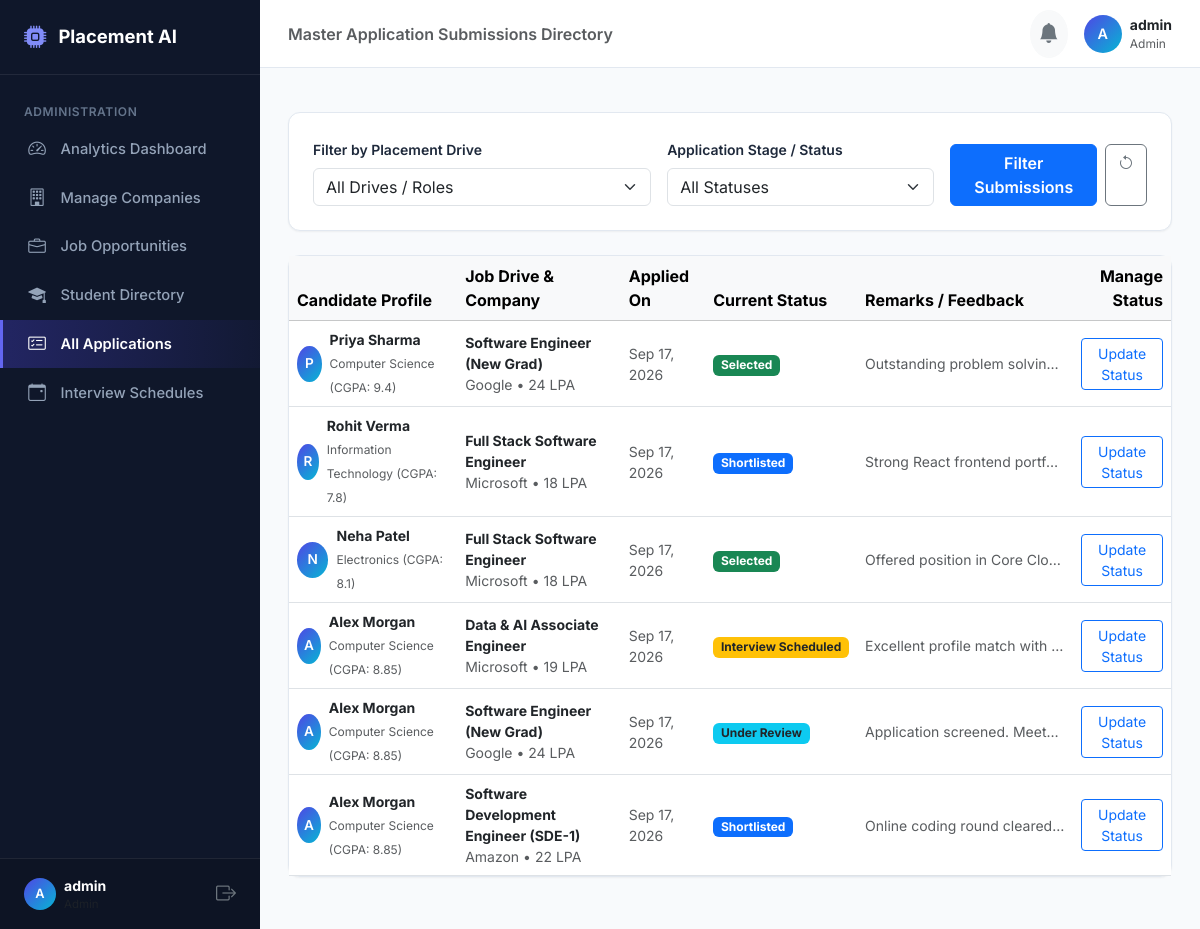
The page /admin/applications (signed in) on the database its author committed.
### models.py (models this page shows, shortened)
class Application(db.Model):
    __tablename__ = 'applications'
    id = db.Column(db.Integer, primary_key=True)
    student_id = db.Column(db.Integer, db.ForeignKey('student_profiles.id', ondelete='CASCADE'), nullable=False)
    job_id = db.Column(db.Integer, db.ForeignKey('jobs.id', ondelete='CASCADE'), nullable=False)
    status = db.Column(db.String(50), nullable=False, default='Applied')
    applied_at = db.Column(db.DateTime, default=datetime.utcnow)
    updated_at = db.Column(db.DateTime, default=datetime.utcnow, onupdate=datetime.utcnow)
    remarks = db.Column(db.String(255), nullable=True)
    interviews = db.relationship('Interview', backref='application', cascade='all, delete-orphan')
    __table_args__ = (
        db.UniqueConstraint('student_id', 'job_id', name='uq_student_job_application'),
    )

class StudentProfile(db.Model):
    __tablename__ = 'student_profiles'
    id = db.Column(db.Integer, primary_key=True)
    user_id = db.Column(db.Integer, db.ForeignKey('users.id', ondelete='CASCADE'), nullable=False, unique=True)
    full_name = db.Column(db.String(120), nullable=False)
    phone = db.Column(db.String(20), nullable=True)
    department = db.Column(db.String(100), nullable=False, default='Computer Science')
    college = db.Column(db.String(150), nullable=False, default='Engineering Institute of Technology')
    graduation_year = db.Column(db.Integer, nullable=False, default=2026)
    cgpa = db.Column(db.Float, nullable=False, default=0.0)
    tenth_pct = db.Column(db.Float, nullable=True)
    twelfth_pct = db.Column(db.Float, nullable=True)
    resume_filename = db.Column(db.String(255), nullable=True)
    resume_extracted_text = db.Column(db.Text, nullable=True)
    placement_status = db.Column(db.String(50), default='Unplaced')  # 'Unplaced', 'Placed', 'Opted Out'
    placed_company = db.Column(db.String(100), nullable=True)
    placed_package = db.Column(db.Float, nullable=True)
    created_at = db.Column(db.DateTime, default=datetime.utcnow)
    updated_at = db.Column(db.DateTime, default=datetime.utcnow, onupdate=datetime.utcnow)
    skills = db.relationship('Skill', backref='student', cascade='all, delete-orphan')
    projects = db.relationship('Project', backref='student', cascade='all, delete-orphan')
    certifications = db.relationship('Certification', backref='student', cascade='all, delete-orphan')
    applications = db.relationship('Application', backref='student', cascade='all, delete-orphan')
    interviews = db.relationship('Interview', backref='student', cascade='all, delete-orphan')

class Job(db.Model):
    __tablename__ = 'jobs'
    id = db.Column(db.Integer, primary_key=True)
    company_id = db.Column(db.Integer, db.ForeignKey('companies.id', ondelete='CASCADE'), nullable=False)
    title = db.Column(db.String(150), nullable=False)
    description = db.Column(db.Text, nullable=False)
    required_skills = db.Column(db.String(255), nullable=False)  # Comma-separated: "Python, SQL, JavaScript"
    min_cgpa = db.Column(db.Float, nullable=False, default=6.0)
    eligible_departments = db.Column(db.String(255), nullable=False, default='Computer Science, Information Technology, Electronics')
    graduation_year = db.Column(db.Integer, nullable=False, default=2026)
    salary_package = db.Column(db.String(50), nullable=False, default='6-8 LPA')
    salary_numeric = db.Column(db.Float, nullable=False, default=6.0)  # Numeric representation in LPA for charts/filtering
    location = db.Column(db.String(120), nullable=False, default='Bangalore')
    deadline = db.Column(db.String(50), nullable=False)  # e.g., '2026-10-15'
    openings = db.Column(db.Integer, nullable=False, default=5)
    is_active = db.Column(db.Boolean, default=True)
    created_at = db.Column(db.DateTime, default=datetime.utcnow)
    applications = db.relationship('Application', backref='job', cascade='all, delete-orphan')
    interviews = db.relationship('Interview', backref='job', cascade='all, delete-orphan')

class Company(db.Model):
    __tablename__ = 'companies'
    id = db.Column(db.Integer, primary_key=True)
    user_id = db.Column(db.Integer, db.ForeignKey('users.id', ondelete='SET NULL'), nullable=True)
    name = db.Column(db.String(120), nullable=False, unique=True)
    logo_url = db.Column(db.String(255), nullable=True)
    industry = db.Column(db.String(100), nullable=False, default='Information Technology')
    location = db.Column(db.String(120), nullable=False, default='Bangalore, India')
    website = db.Column(db.String(255), nullable=True)
    description = db.Column(db.Text, nullable=True)
    recruiter_name = db.Column(db.String(120), nullable=True)
    recruiter_email = db.Column(db.String(120), nullable=True)
    created_at = db.Column(db.DateTime, default=datetime.utcnow)
    jobs = db.relationship('Job', backref='company', cascade='all, delete-orphan')
    interviews = db.relationship('Interview', backref='company', cascade='all, delete-orphan')

### routes/admin.py (the view)
@admin_bp.route('/applications')
@role_required('admin')
def applications():
    status_filter = request.args.get('status', '').strip()
    job_id = request.args.get('job_id', type=int)
    query = Application.query
    if status_filter:
        query = query.filter(Application.status == status_filter)
    if job_id:
        query = query.filter(Application.job_id == job_id)
    all_apps = query.order_by(Application.applied_at.desc()).all()
    all_jobs = Job.query.all()
    return render_template('admin/applications.html',
                           applications=all_apps,
                           jobs=all_jobs,
                           selected_status=status_filter,
                           selected_job=job_id)

### routes/auth.py (called while the page is built, shortened)
def role_required(*roles):
    def decorator(f):
        @wraps(f)
        def decorated_function(*args, **kwargs):
            if 'user_id' not in session:
                flash('Please log in first.', 'warning')
                return redirect(url_for('auth.login'))
            user_role = session.get('user_role')
            return f(*args, **kwargs)
        return decorated_function
    return decorator

### templates/admin/applications.html (shortened to what this page needs)
{% extends 'base.html' %}
{% block page_heading %}Master Application Submissions Directory{% endblock %}
{% block content %}
<div class="container-fluid px-0">
    <div class="card-modern p-4 mb-4">
        <form method="GET" action="{{ url_for('admin.applications') }}">
            <div class="row g-3 align-items-end">
                <div class="col-md-5">
                    <label class="form-label small fw-semibold">Filter by Placement Drive</label>
                    <select name="job_id" class="form-select">
                        <option value="">All Drives / Roles</option>
                    </select>
                </div>
                <div class="col-md-4">
                    <label class="form-label small fw-semibold">Application Stage / Status</label>
                    <select name="status" class="form-select">
                        <option value="">All Statuses</option>
                    </select>
                </div>
                <div class="col-md-3 d-flex gap-2">
                    <button type="submit" class="btn btn-primary flex-grow-1 fw-semibold">Filter Submissions</button>
                    <a href="{{ url_for('admin.applications') }}" class="btn btn-outline-secondary" title="Reset Filters"><i class="bi bi-arrow-counterclockwise"></i></a>
                </div>
            </div>
        </form>
    </div>
    <div class="card-modern p-0">
        <div class="table-responsive">
            <table class="table table-hover align-middle mb-0">
                <thead class="table-light">
                    <tr>
                        <th>Candidate Profile</th>
                        <th>Job Drive & Company</th>
                        <th>Applied On</th>
                        <th>Current Status</th>
                        <th>Remarks / Feedback</th>
                        <th class="text-end">Manage Status</th>
                    </tr>
                </thead>
                <tbody>
                    {% for app in applications %}
                    <tr>
                        <td>
                            <div class="d-flex align-items-center gap-2">
                                <div class="navbar-user-avatar" style="width:36px; height:36px; font-size:0.85rem;">
                                    {{ app.student.full_name[:1].upper() }}
                                </div>
                                <div>
                                    <strong class="d-block small text-dark">{{ app.student.full_name }}</strong>
                                    <span class="text-muted" style="font-size:0.75rem;">{{ app.student.department }} (CGPA: {{ app.student.cgpa }})</span>
                                </div>
                            </div>
                        </td>
                        <td>
                            <div class="small">
                                <strong class="text-dark d-block">{{ app.job.title }}</strong>
                                <span class="text-muted">{{ app.job.company.name }} • {{ app.job.salary_package }}</span>
                            </div>
                        </td>
                        <td class="small text-muted">
                            {{ app.applied_at.strftime('%b %d, %Y') }}
                        </td>
                        <td>
                            <span class="badge {{ app.status|status_badge }}">{{ app.status }}</span>
                        </td>
                        <td>
                            <span class="small text-muted d-block text-truncate" style="max-width: 200px;" title="{{ app.remarks }}">
                                {{ app.remarks or 'Under normal evaluation' }}
                            </span>
                        </td>
                        <td class="text-end">
                            <button class="btn btn-sm btn-outline-primary" data-bs-toggle="modal" data-bs-target="#statusModal{{ app.id }}">
                                Update Status
                            </button>
                        </td>
                    </tr>
                    {% endfor %}
                </tbody>
            </table>
        </div>
    </div>
</div>
{% endblock %}

### static/css/style.css (style rules this page uses)
:root { --primary: #4f46e5; --primary-hover: #4338ca; --primary-light: #e0e7ff; --secondary: #64748b; --success: #10b981; --success-light: #d1fae5; --warning: #f59e0b; --warning-light: #fef3c7; --danger: #ef4444; --danger-light: #fee2e2; --info: #06b6d4; --info-light: #cffafe; --dark-sidebar: #0f172a; --sidebar-hover: #1e293b; --sidebar-active: #312e81; --sidebar-text: #94a3b8; --sidebar-text-active: #ffffff; --bg-body: #f8fafc; --bg-card: #ffffff; --border-color: #e2e8f0; --text-main: #1e293b; --text-muted: #64748b; --shadow-sm: 0 1px 2px 0 rgb(0 0 0 / 0.05); --shadow-md: 0 4px 6px -1px rgb(0 0 0 / 0.1), 0 2px 4px -2px rgb(0 0 0 / 0.1); --shadow-lg: 0 10px 15px -3px rgb(0 0 0 / 0.1), 0 4px 6px -4px rgb(0 0 0 / 0.1); --radius-sm: 8px; --radius-md: 12px; --radius-lg: 16px; }
body { font-family: 'Inter', -apple-system, BlinkMacSystemFont, "Segoe UI", Roboto, sans-serif; background-color: var(--bg-body); color: var(--text-main); margin: 0; padding: 0; min-height: 100vh; display: flex; flex-direction: column; }
.navbar-user-avatar { width: 38px; height: 38px; border-radius: 50%; background: linear-gradient(135deg, #4f46e5, #06b6d4); color: #ffffff; font-weight: 600; display: flex; align-items: center; justify-content: center; font-size: 0.9rem; }
.card-modern { background: #ffffff; border: 1px solid var(--border-color); border-radius: var(--radius-md); box-shadow: var(--shadow-sm); margin-bottom: 1.5rem; }

### rows shown on the page
Application: student "P", student.full_name "Priya Sharma", student.department "Computer Science", student.cgpa "9.4", job "Software Engineer (New Grad)", job.company.name "Google", job.salary_package "24 LPA", applied_at "Sep 17, 2026", status "Selected", remarks "Outstanding problem solvin…"
Application: student "R", student.full_name "Rohit Verma", student.department "Information Technology", student.cgpa "7.8", job "Full Stack Software Engineer", job.company.name "Microsoft", job.salary_package "18 LPA", applied_at "Sep 17, 2026", status "Shortlisted", remarks "Strong React frontend portf…"
Application: student "N", student.full_name "Neha Patel", student.department "Electronics", student.cgpa "8.1", job "Full Stack Software Engineer", job.company.name "Microsoft", job.salary_package "18 LPA", applied_at "Sep 17, 2026", status "Selected", remarks "Offered position in Core Clo…"
Application: student "A", student.full_name "Alex Morgan", student.department "Computer Science", student.cgpa "8.85", job "Data & AI Associate Engineer", job.company.name "Microsoft", job.salary_package "19 LPA", applied_at "Sep 17, 2026", status "Interview Scheduled", remarks "Excellent profile match with…"
Application: student "A", student.full_name "Alex Morgan", student.department "Computer Science", student.cgpa "8.85", job "Software Engineer (New Grad)", job.company.name "Google", job.salary_package "24 LPA", applied_at "Sep 17, 2026", status "Under Review", remarks "Application screened. Meet…"
Application: student "A", student.full_name "Alex Morgan", student.department "Computer Science", student.cgpa "8.85", job "Software Development Engineer (SDE-1)", job.company.name "Amazon", job.salary_package "22 LPA", applied_at "Sep 17, 2026", status "Shortlisted", remarks "Online coding round cleared…"

### other values the page prints
{{ session.get('username', 'U')[:1].upper() }} "A"
{{ session.get('display_name', session.get('username')) }} "admin"
{{ session.get('user_role', '').capitalize() }} "Admin"
